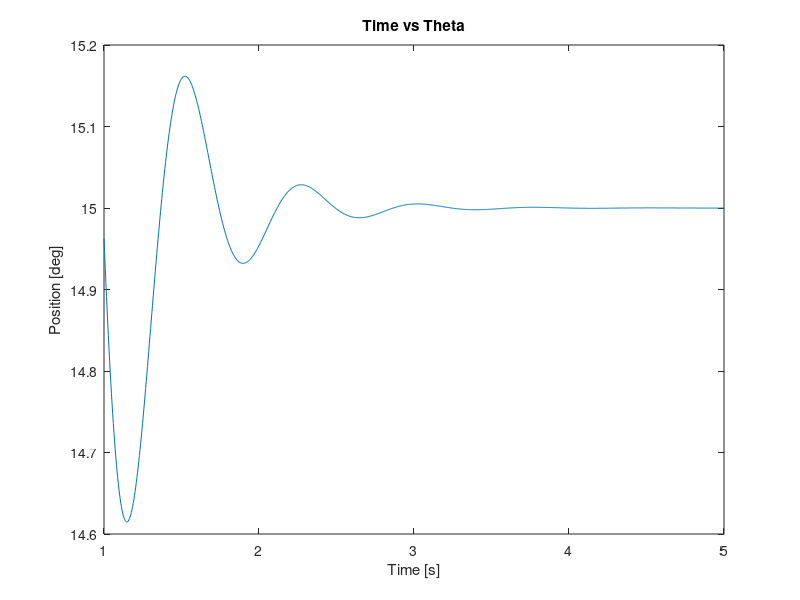
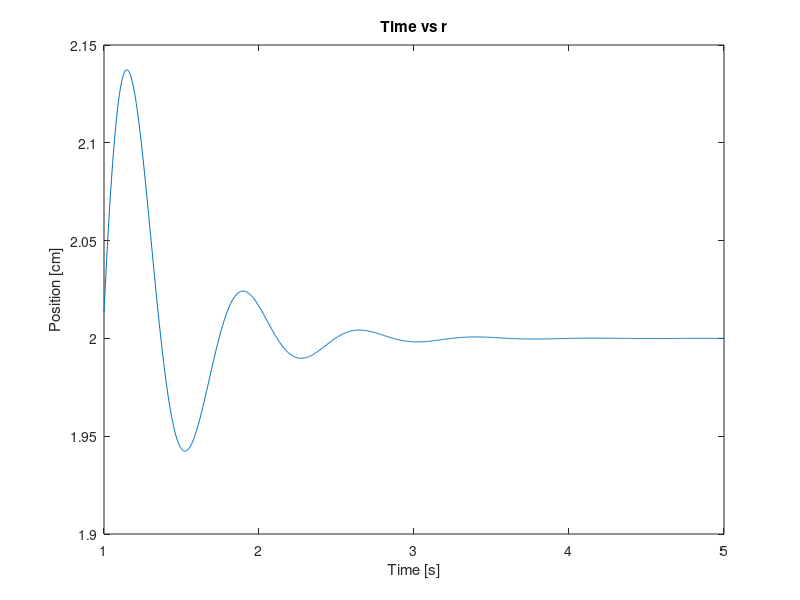

Here is the MATLAB script that generated these plots, in order:
test1_data = textread("example.txt",'','headerlines',2);
t = linspace(1,5,size(test1_data,1));

theta = test1_data(:,1); 
r = test1_data(:,2); 


figure(1) 
plot(t,theta); 
title("Time vs Theta")
xlabel("Time [s]") 
ylabel("Position [deg]") 

figure(2) 
plot(t,r); 
title('Time vs r')
xlabel("Time [s]") 
ylabel("Position [cm]") 